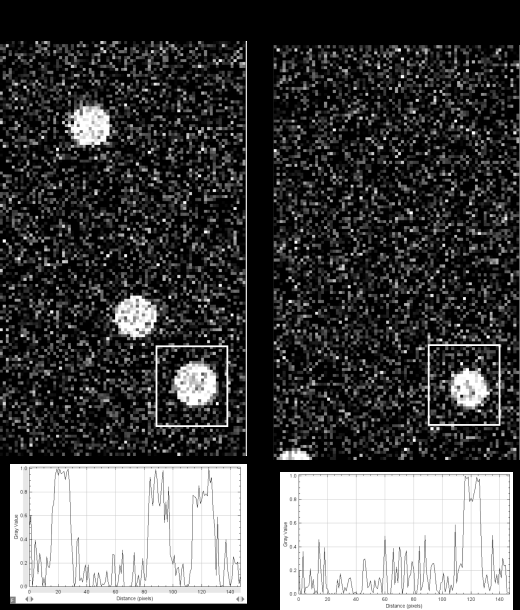
%> input picture Matlab/Q88234/Q88234.PNG, 520 x 610 px
$ octave Q88234.m   (GNU Octave 9; MATLAB toolbox functions it lacks are replaced by stand-ins)
%> lines starting %> are read from the running program, lines starting %| are printed output that depends on the picture
img = imread("Q88234.PNG");
%> img is the input picture: size 610x520 uint8; min 0, max 255, mean 75.9
psf = fspecial("disk", 21);
deconv_img = deconvlucy(img,psf);
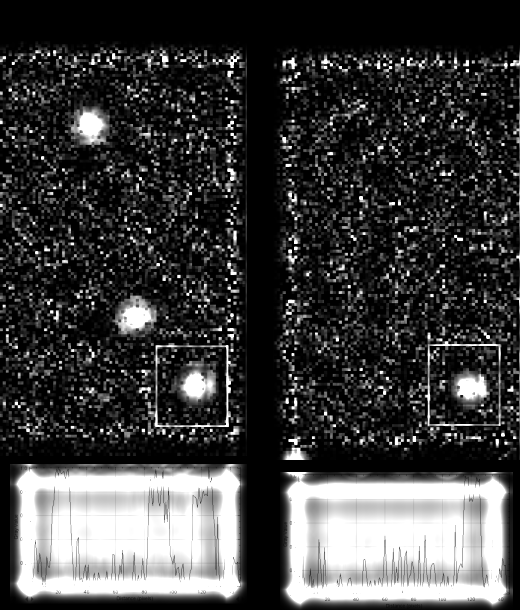
%> deconv_img: size 610x520 uint8; min 0, max 255, mean 63.9

figure(1);
imshow(img);

figure(2);
imshow(deconv_img);

figure(3);
dot1 = img([420:490]-75, [108:175]+50);
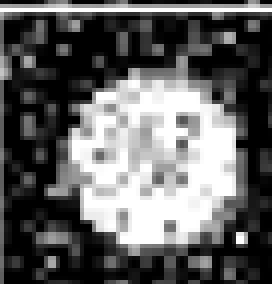
%> dot1: size 71x68 uint8 (shown 4 times larger); min 0, max 255, mean 97.5
imshow(dot1);

figure(4);
dot2 = img([420:490]-75, [108:175]+320);
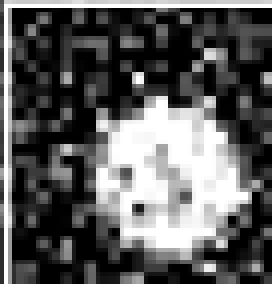
%> dot2: size 71x68 uint8 (shown 4 times larger); min 0, max 255, mean 92.9
imshow(dot2);

deconv_dot1 = deconvlucy(dot1, psf);
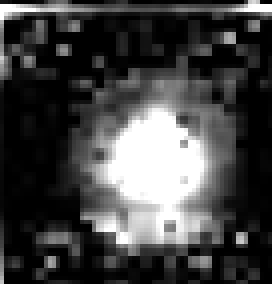
%> deconv_dot1: size 71x68 uint8 (shown 4 times larger); min 0, max 255, mean 67.3
deconv_dot2 = deconvlucy(dot2, psf);
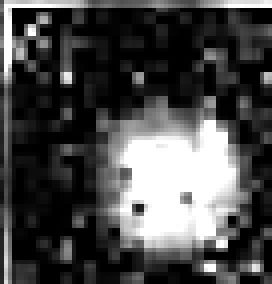
%> deconv_dot2: size 71x68 uint8 (shown 4 times larger); min 0, max 255, mean 74

figure(5);
imshow(deconv_dot1)

figure(6);
imshow(deconv_dot2)
